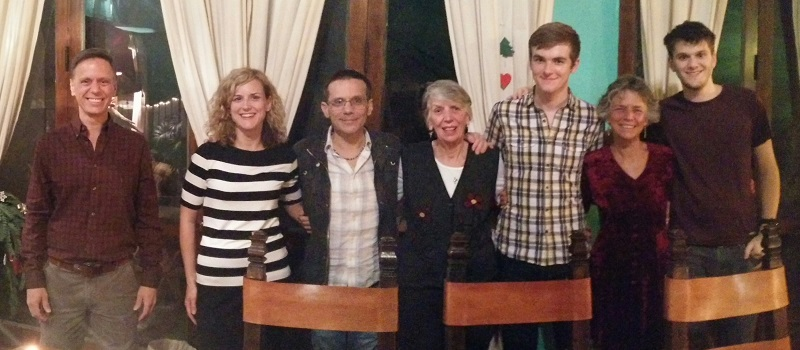
#> input picture OpenCV Tutorials/Samples/img1.jpg, 800 x 350 px
$ python houghlines.py
#> lines starting #> are read from the running program, lines starting #| are printed output that depends on the picture
#!/usr/bin/python

'''
This example illustrates how to use Hough Transform to find lines

Usage:
    houghlines.py [<image_name>]
    image argument defaults to ../data/pic1.png
'''

# Python 2/3 compatibility
from __future__ import print_function

import cv2
import numpy as np
import sys
import math

if __name__ == '__main__':
    print(__doc__)

    try:
        fn = sys.argv[1]
    except IndexError:
        fn = "img1.jpg"

    src = cv2.imread(fn)
#> src is the input picture: shape (350, 800, 3); mean B, G, R 75.9, 84.9, 106.2
    dst = cv2.Canny(src, 50, 200)
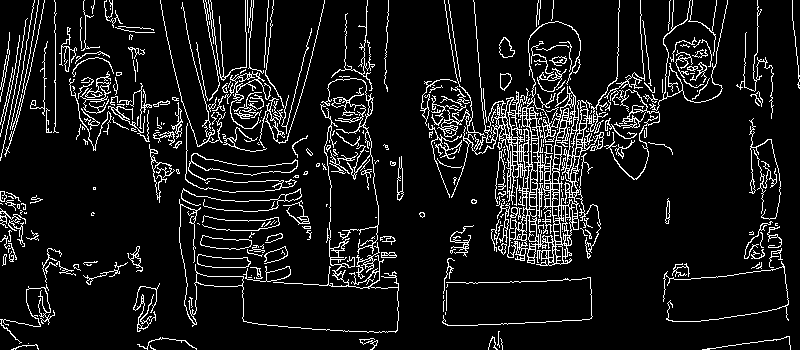
#> dst: shape (350, 800); 9.5% white in thin lines or dots
    cdst = cv2.cvtColor(dst, cv2.COLOR_GRAY2BGR)
#> cdst: shape (350, 800, 3); 9.5% white in thin lines or dots

    if True: # HoughLinesP
        lines = cv2.HoughLinesP(dst, 1, math.pi/180.0, 40, np.array([]), 50, 10)
#> lines = 213 rows, first 6: [421, 107, 586, 101], [428, 126, 614, 142], [76, 100, 158, 104], [206, 106, 295, 112], [484, 122, 617, 124], [244, 104, 297, 106]
        a,b,c = lines.shape
#> a = 213; b = 1; c = 4
        for i in range(a):
            cv2.line(cdst, (lines[i][0][0], lines[i][0][1]), (lines[i][0][2], lines[i][0][3]), (0, 0, 255), 3, cv2.LINE_AA)
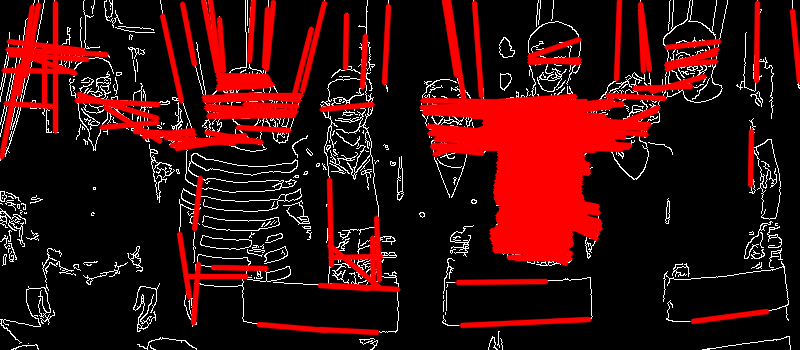
#> cdst: shape (350, 800, 3); mean B, G, R 12.3, 12.3, 55.5

    else:    # HoughLines
        lines = cv2.HoughLines(dst, 1, math.pi/180.0, 50, np.array([]), 0, 0)
        a,b,c = lines.shape
        for i in range(a):
            rho = lines[i][0][0]
            theta = lines[i][0][1]
            a = math.cos(theta)
            b = math.sin(theta)
            x0, y0 = a*rho, b*rho
            pt1 = ( int(x0+1000*(-b)), int(y0+1000*(a)) )
            pt2 = ( int(x0-1000*(-b)), int(y0-1000*(a)) )
            cv2.line(cdst, pt1, pt2, (0, 0, 255), 3, cv2.LINE_AA)

    cv2.imshow("source", src)
    cv2.imshow("detected lines", cdst)
    cv2.waitKey(0)
